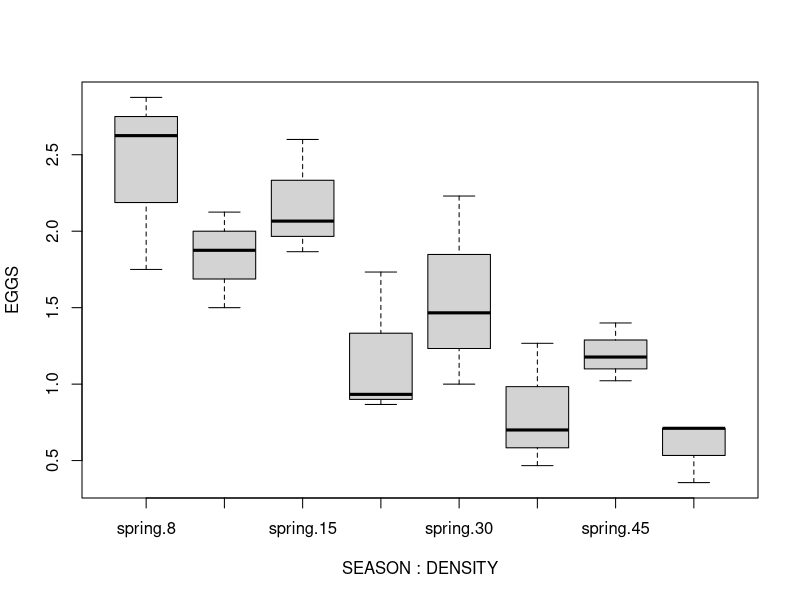

Write R code to recreate this figure.
## ---- chunk 1
knitr::opts_chunk$set(
	echo = TRUE,
	message = FALSE,
	warning = FALSE
)
## ---- chunk 2
#Let's load the data file
data<-read.table("data/05-infest.txt", header = T)
attach(data)

data$valley <- factor(data$valley, ordered=T)
data$site <-factor(data$site, ordered=T)
## ---- chunk 3
data
## ---- chunk 4
replications(~ valley * site, data)

aov.infest <- aov(infestation ~ valley/site)
## ---- chunk 5
summary(aov.infest)
## ---- chunk 6
TukeyHSD(aov.infest)
## ---- chunk 7
dataf<-read.csv("data/05-quinn.csv", header = TRUE, sep = ",")
attach(dataf)
## ---- chunk 8
aov.season<-aov(EGGS~SEASON, data = dataf)
summary(aov.season)
## ---- chunk 9
aov.dens<-aov(EGGS~DENSITY, data = dataf)
summary(aov.dens)
## ---- chunk 10
aov.2w<-aov(EGGS~SEASON+DENSITY, data = dataf)
summary(aov.2w)
## ---- chunk 11
aov.int<-aov(EGGS~SEASON*DENSITY, data = dataf)
summary(aov.int)
## ---- chunk 12
aov.intonly<-aov(EGGS~SEASON:DENSITY, data = dataf)
summary(aov.intonly)
## ---- chunk 13
boxplot(EGGS~SEASON:DENSITY, data = dataf)
## ---- chunk 14
aov.err<-aov(EGGS~SEASON + Error(DENSITY), data = dataf)
summary(aov.err)
## ---- chunk 15
sessionInfo()
